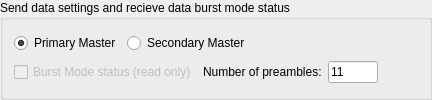
       <widget class="QGroupBox" name="send_data_group">
        <property name="title">
         <string>Send data settings and recieve data burst mode status</string>
        </property>
        <layout class="QVBoxLayout" name="send_data_layout">
         <item>
          <layout class="QHBoxLayout" name="master_mode_layout">
           <item>
            <widget class="QRadioButton" name="primary_master_radio">
             <property name="text">
              <string>Primary Master</string>
             </property>
             <property name="checked">
              <bool>true</bool>
             </property>
            </widget>
           </item>
           <item>
            <widget class="QRadioButton" name="secondary_master_radio">
             <property name="text">
              <string>Secondary Master</string>
             </property>
            </widget>
           </item>
           <item>
            <spacer name="horizontalSpacer_2">
             <property name="orientation">
              <enum>Qt::Horizontal</enum>
             </property>
             <property name="sizeHint" stdset="0">
              <size>
               <width>40</width>
               <height>20</height>
              </size>
             </property>
            </spacer>
           </item>
          </layout>
         </item>
         <item>
          <layout class="QHBoxLayout" name="burst_mode_layout">
           <item>
            <widget class="QCheckBox" name="burst_mode_checkbox">
             <property name="enabled">
              <bool>false</bool>
             </property>
             <property name="text">
              <string>Burst Mode status (read only)</string>
             </property>
             <property name="tristate">
              <bool>false</bool>
             </property>
            </widget>
           </item>
           <item>
            <widget class="QLabel" name="label_6">
             <property name="text">
              <string>Number of preambles:</string>
             </property>
            </widget>
           </item>
           <item>
            <widget class="QLineEdit" name="num_preambles_edit">
             <property name="maximumSize">
              <size>
               <width>50</width>
               <height>16777215</height>
              </size>
             </property>
             <property name="text">
              <string>11</string>
             </property>
            </widget>
           </item>
           <item>
            <spacer name="horizontalSpacer_3">
             <property name="orientation">
              <enum>Qt::Horizontal</enum>
             </property>
             <property name="sizeHint" stdset="0">
              <size>
               <width>40</width>
               <height>20</height>
              </size>
             </property>
            </spacer>
           </item>
          </layout>
         </item>
        </layout>
       </widget>
